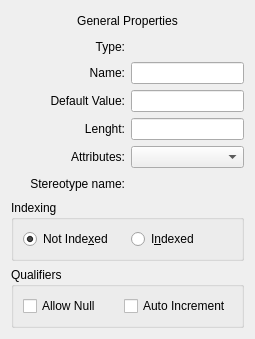
<?xml version="1.0" encoding="UTF-8"?>
<ui version="4.0">
 <class>UMLEntityAttributeDialog</class>
 <widget class="QWidget" name="UMLEntityAttributeDialog">
  <property name="geometry">
   <rect>
    <x>0</x>
    <y>0</y>
    <width>255</width>
    <height>339</height>
   </rect>
  </property>
  <property name="windowTitle">
   <string>Form</string>
  </property>
  <property name="layoutDirection">
   <enum>Qt::LeftToRight</enum>
  </property>
  <layout class="QGridLayout" name="gridLayout">
   <item row="0" column="0" colspan="2">
    <widget class="QLabel" name="label">
     <property name="layoutDirection">
      <enum>Qt::LeftToRight</enum>
     </property>
     <property name="text">
      <string>General Properties</string>
     </property>
     <property name="alignment">
      <set>Qt::AlignCenter</set>
     </property>
    </widget>
   </item>
   <item row="1" column="0">
    <widget class="QLabel" name="label_6">
     <property name="text">
      <string>Type:</string>
     </property>
     <property name="alignment">
      <set>Qt::AlignRight|Qt::AlignTrailing|Qt::AlignVCenter</set>
     </property>
    </widget>
   </item>
   <item row="1" column="1">
    <widget class="UMLDatatypeWidget" name="dataTypeWidget" native="true">
     <property name="sizePolicy">
      <sizepolicy hsizetype="Preferred" vsizetype="Preferred">
       <horstretch>0</horstretch>
       <verstretch>0</verstretch>
      </sizepolicy>
     </property>
    </widget>
   </item>
   <item row="2" column="0">
    <widget class="QLabel" name="label_2">
     <property name="text">
      <string>Name:</string>
     </property>
     <property name="alignment">
      <set>Qt::AlignRight|Qt::AlignTrailing|Qt::AlignVCenter</set>
     </property>
    </widget>
   </item>
   <item row="2" column="1">
    <widget class="QLineEdit" name="nameLE">
     <property name="sizePolicy">
      <sizepolicy hsizetype="Preferred" vsizetype="Fixed">
       <horstretch>0</horstretch>
       <verstretch>0</verstretch>
      </sizepolicy>
     </property>
    </widget>
   </item>
   <item row="3" column="0">
    <widget class="QLabel" name="label_3">
     <property name="text">
      <string>Default Value:</string>
     </property>
     <property name="alignment">
      <set>Qt::AlignRight|Qt::AlignTrailing|Qt::AlignVCenter</set>
     </property>
    </widget>
   </item>
   <item row="3" column="1">
    <widget class="QLineEdit" name="defaultValueLE">
     <property name="sizePolicy">
      <sizepolicy hsizetype="Preferred" vsizetype="Fixed">
       <horstretch>0</horstretch>
       <verstretch>0</verstretch>
      </sizepolicy>
     </property>
    </widget>
   </item>
   <item row="4" column="0">
    <widget class="QLabel" name="label_4">
     <property name="text">
      <string>Lenght:</string>
     </property>
     <property name="alignment">
      <set>Qt::AlignRight|Qt::AlignTrailing|Qt::AlignVCenter</set>
     </property>
    </widget>
   </item>
   <item row="4" column="1">
    <widget class="QLineEdit" name="lenghtValuesLE">
     <property name="sizePolicy">
      <sizepolicy hsizetype="Preferred" vsizetype="Fixed">
       <horstretch>0</horstretch>
       <verstretch>0</verstretch>
      </sizepolicy>
     </property>
    </widget>
   </item>
   <item row="5" column="0">
    <widget class="QLabel" name="label_5">
     <property name="text">
      <string>Attributes:</string>
     </property>
     <property name="alignment">
      <set>Qt::AlignRight|Qt::AlignTrailing|Qt::AlignVCenter</set>
     </property>
    </widget>
   </item>
   <item row="5" column="1">
    <widget class="QComboBox" name="attributeTypesCB">
     <property name="sizePolicy">
      <sizepolicy hsizetype="Preferred" vsizetype="Fixed">
       <horstretch>0</horstretch>
       <verstretch>0</verstretch>
      </sizepolicy>
     </property>
    </widget>
   </item>
   <item row="6" column="0">
    <widget class="QLabel" name="label_7">
     <property name="text">
      <string>Stereotype name:</string>
     </property>
     <property name="alignment">
      <set>Qt::AlignRight|Qt::AlignTrailing|Qt::AlignVCenter</set>
     </property>
    </widget>
   </item>
   <item row="6" column="1">
    <widget class="UMLStereotypeWidget" name="stereotypeWidget" native="true">
     <property name="sizePolicy">
      <sizepolicy hsizetype="Preferred" vsizetype="Preferred">
       <horstretch>0</horstretch>
       <verstretch>0</verstretch>
      </sizepolicy>
     </property>
    </widget>
   </item>
   <item row="7" column="0" colspan="2">
    <widget class="QGroupBox" name="groupBox">
     <property name="title">
      <string>Indexing</string>
     </property>
     <layout class="QHBoxLayout" name="horizontalLayout_5">
      <item>
       <widget class="QRadioButton" name="notIndexedRB">
        <property name="text">
         <string>Not Inde&amp;xed</string>
        </property>
        <property name="checked">
         <bool>true</bool>
        </property>
       </widget>
      </item>
      <item>
       <widget class="QRadioButton" name="indexedRB">
        <property name="text">
         <string>I&amp;ndexed</string>
        </property>
       </widget>
      </item>
     </layout>
    </widget>
   </item>
   <item row="8" column="0" colspan="2">
    <widget class="QGroupBox" name="groupBox_2">
     <property name="title">
      <string>Qualifiers</string>
     </property>
     <layout class="QHBoxLayout" name="horizontalLayout">
      <item>
       <widget class="QCheckBox" name="allowNullCB">
        <property name="text">
         <string>Allow Null</string>
        </property>
       </widget>
      </item>
      <item>
       <widget class="QCheckBox" name="autoIncrementCB">
        <property name="text">
         <string>Auto Increment</string>
        </property>
       </widget>
      </item>
     </layout>
    </widget>
   </item>
  </layout>
 </widget>
 <customwidgets>
  <customwidget>
   <class>UMLDatatypeWidget</class>
   <extends>QWidget</extends>
   <header>widgets/umldatatypewidget.h</header>
   <container>1</container>
  </customwidget>
  <customwidget>
   <class>UMLStereotypeWidget</class>
   <extends>QWidget</extends>
   <header>widgets/umlstereotypewidget.h</header>
   <container>1</container>
  </customwidget>
 </customwidgets>
 <resources/>
 <connections/>
</ui>
